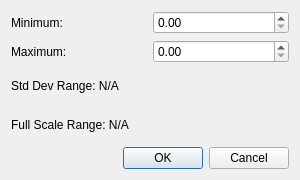
<?xml version="1.0" encoding="UTF-8"?>
<ui version="4.0">
 <class>colorbarCustomRangeDialog</class>
 <widget class="QDialog" name="colorbarCustomRangeDialog">
  <property name="geometry">
   <rect>
    <x>0</x>
    <y>0</y>
    <width>300</width>
    <height>180</height>
   </rect>
  </property>
  <property name="windowTitle">
   <string>Colorbar Custom Range</string>
  </property>
  <property name="windowIcon">
   <iconset theme="QIcon::ThemeIcon::DocumentProperties"/>
  </property>
  <layout class="QVBoxLayout" name="verticalLayout">
   <item>
    <layout class="QHBoxLayout" name="horizontalLayout">
     <item>
      <widget class="QLabel" name="label">
       <property name="text">
        <string>Minimum:</string>
       </property>
      </widget>
     </item>
     <item>
      <widget class="QDoubleSpinBox" name="minDoubleSpinBox"/>
     </item>
    </layout>
   </item>
   <item>
    <layout class="QHBoxLayout" name="horizontalLayout_2">
     <item>
      <widget class="QLabel" name="label_2">
       <property name="text">
        <string>Maximum:</string>
       </property>
      </widget>
     </item>
     <item>
      <widget class="QDoubleSpinBox" name="maxDoubleSpinBox"/>
     </item>
    </layout>
   </item>
   <item>
    <widget class="QLabel" name="labelStdDev">
     <property name="text">
      <string>Std Dev Range: N/A</string>
     </property>
    </widget>
   </item>
   <item>
    <widget class="QLabel" name="labelFullScale">
     <property name="text">
      <string>Full Scale Range: N/A</string>
     </property>
    </widget>
   </item>
   <item>
    <widget class="QDialogButtonBox" name="buttonBox">
     <property name="orientation">
      <enum>Qt::Orientation::Horizontal</enum>
     </property>
     <property name="standardButtons">
      <set>QDialogButtonBox::StandardButton::Cancel|QDialogButtonBox::StandardButton::Ok</set>
     </property>
    </widget>
   </item>
  </layout>
 </widget>
 <resources/>
 <connections>
  <connection>
   <sender>buttonBox</sender>
   <signal>accepted()</signal>
   <receiver>colorbarCustomRangeDialog</receiver>
   <slot>accept()</slot>
   <hints>
    <hint type="sourcelabel">
     <x>248</x>
     <y>254</y>
    </hint>
    <hint type="destinationlabel">
     <x>157</x>
     <y>274</y>
    </hint>
   </hints>
  </connection>
  <connection>
   <sender>buttonBox</sender>
   <signal>rejected()</signal>
   <receiver>colorbarCustomRangeDialog</receiver>
   <slot>reject()</slot>
   <hints>
    <hint type="sourcelabel">
     <x>316</x>
     <y>260</y>
    </hint>
    <hint type="destinationlabel">
     <x>286</x>
     <y>274</y>
    </hint>
   </hints>
  </connection>
 </connections>
</ui>
